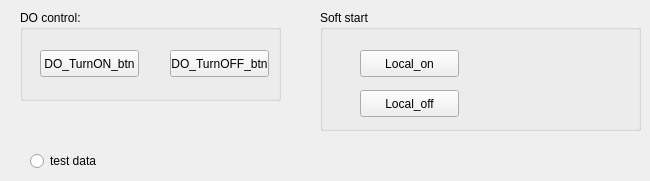
         <widget class="QWidget" name="MonitorDebug_page">
          <attribute name="title">
           <string>MonitorDebug</string>
          </attribute>
          <widget class="QGroupBox" name="groupBox_7">
           <property name="geometry">
            <rect>
             <x>20</x>
             <y>10</y>
             <width>261</width>
             <height>91</height>
            </rect>
           </property>
           <property name="title">
            <string>DO control:</string>
           </property>
           <widget class="QPushButton" name="DO_TurnON_btn">
            <property name="geometry">
             <rect>
              <x>20</x>
              <y>40</y>
              <width>99</width>
              <height>27</height>
             </rect>
            </property>
            <property name="text">
             <string>DO_TurnON_btn</string>
            </property>
           </widget>
           <widget class="QPushButton" name="DO_TurnOFF_btn">
            <property name="geometry">
             <rect>
              <x>150</x>
              <y>40</y>
              <width>99</width>
              <height>27</height>
             </rect>
            </property>
            <property name="text">
             <string>DO_TurnOFF_btn</string>
            </property>
           </widget>
          </widget>
          <widget class="QGroupBox" name="groupBox_8">
           <property name="geometry">
            <rect>
             <x>320</x>
             <y>10</y>
             <width>321</width>
             <height>121</height>
            </rect>
           </property>
           <property name="title">
            <string>Soft start</string>
           </property>
           <widget class="QPushButton" name="localSoftstart_btn">
            <property name="geometry">
             <rect>
              <x>40</x>
              <y>40</y>
              <width>99</width>
              <height>27</height>
             </rect>
            </property>
            <property name="text">
             <string>Local_on</string>
            </property>
           </widget>
           <widget class="QPushButton" name="localSoftend_btn">
            <property name="geometry">
             <rect>
              <x>40</x>
              <y>80</y>
              <width>99</width>
              <height>27</height>
             </rect>
            </property>
            <property name="text">
             <string>Local_off</string>
            </property>
           </widget>
          </widget>
          <widget class="QRadioButton" name="radioButton">
           <property name="geometry">
            <rect>
             <x>30</x>
             <y>150</y>
             <width>117</width>
             <height>22</height>
            </rect>
           </property>
           <property name="text">
            <string>test data</string>
           </property>
          </widget>
         </widget>
